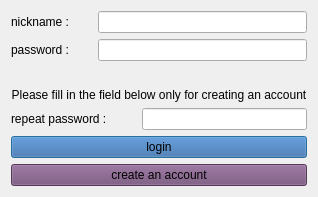
<?xml version="1.0" encoding="UTF-8"?>
<ui version="4.0">
 <class>LoginDialog</class>
 <widget class="QDialog" name="LoginDialog">
  <property name="geometry">
   <rect>
    <x>0</x>
    <y>0</y>
    <width>273</width>
    <height>197</height>
   </rect>
  </property>
  <property name="windowTitle">
   <string>LoginDialog</string>
  </property>
  <layout class="QVBoxLayout" name="verticalLayout">
   <item>
    <layout class="QHBoxLayout" name="horizontalLayout">
     <item>
      <widget class="QLabel" name="label">
       <property name="minimumSize">
        <size>
         <width>81</width>
         <height>17</height>
        </size>
       </property>
       <property name="maximumSize">
        <size>
         <width>81</width>
         <height>17</height>
        </size>
       </property>
       <property name="text">
        <string>nickname :</string>
       </property>
      </widget>
     </item>
     <item>
      <widget class="QLineEdit" name="nickname"/>
     </item>
    </layout>
   </item>
   <item>
    <layout class="QHBoxLayout" name="horizontalLayout_2">
     <item>
      <widget class="QLabel" name="label_2">
       <property name="minimumSize">
        <size>
         <width>81</width>
         <height>17</height>
        </size>
       </property>
       <property name="maximumSize">
        <size>
         <width>81</width>
         <height>17</height>
        </size>
       </property>
       <property name="text">
        <string>password :</string>
       </property>
      </widget>
     </item>
     <item>
      <widget class="QLineEdit" name="password">
       <property name="echoMode">
        <enum>QLineEdit::Password</enum>
       </property>
      </widget>
     </item>
    </layout>
   </item>
   <item>
    <widget class="QLabel" name="label_4">
     <property name="styleSheet">
      <string notr="true">font: 25 italic 7pt &quot;Ubuntu&quot;;</string>
     </property>
     <property name="text">
      <string>Please fill in the field below only for creating an account</string>
     </property>
     <property name="alignment">
      <set>Qt::AlignBottom|Qt::AlignHCenter</set>
     </property>
    </widget>
   </item>
   <item>
    <layout class="QHBoxLayout" name="horizontalLayout_3">
     <item>
      <widget class="QLabel" name="label_3">
       <property name="minimumSize">
        <size>
         <width>125</width>
         <height>17</height>
        </size>
       </property>
       <property name="maximumSize">
        <size>
         <width>125</width>
         <height>17</height>
        </size>
       </property>
       <property name="text">
        <string>repeat password :</string>
       </property>
      </widget>
     </item>
     <item>
      <widget class="QLineEdit" name="passwordSecond">
       <property name="echoMode">
        <enum>QLineEdit::Password</enum>
       </property>
      </widget>
     </item>
    </layout>
   </item>
   <item>
    <widget class="QPushButton" name="login">
     <property name="styleSheet">
      <string notr="true">background-color: rgb(52, 101, 164);</string>
     </property>
     <property name="text">
      <string>login</string>
     </property>
    </widget>
   </item>
   <item>
    <widget class="QPushButton" name="createAcc">
     <property name="styleSheet">
      <string notr="true">background-color: rgb(117, 80, 123);</string>
     </property>
     <property name="text">
      <string>create an account</string>
     </property>
    </widget>
   </item>
  </layout>
 </widget>
 <resources/>
 <connections/>
</ui>
